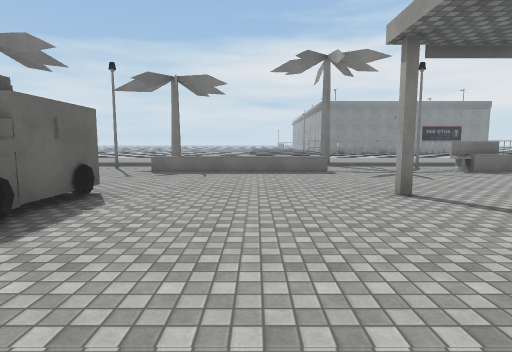
View 1 (above)

22 first-person views from a walk through a Unity game level. The camera is 1.5 m above the floor, tilts 6° down and sees 80° across. The floor is counted in squares, 2 m on a side. Each view is taken from the middle of a square. On the plan, view 1 faces up. The plan holds only what a view shows up to about 10 squares ahead; the rest is blank. The place goes on beyond the plan. The player character is not drawn. Some surface patterns are stand-ins.

View 2
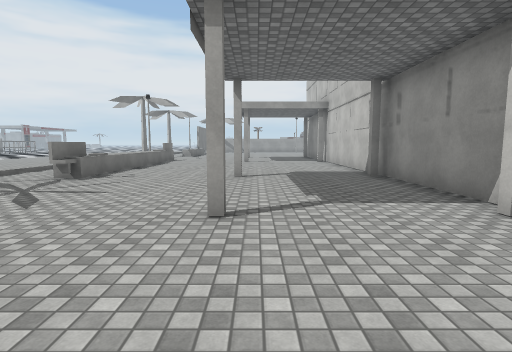

View 3
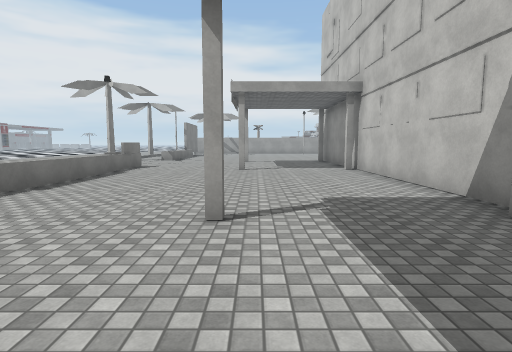

View 4
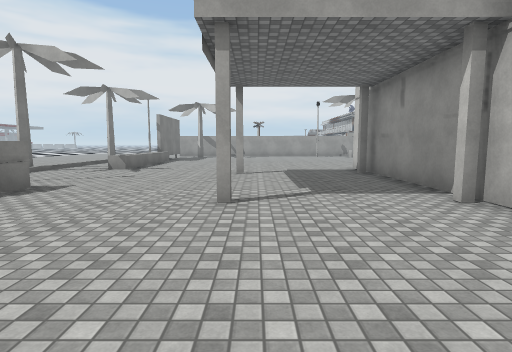

View 5
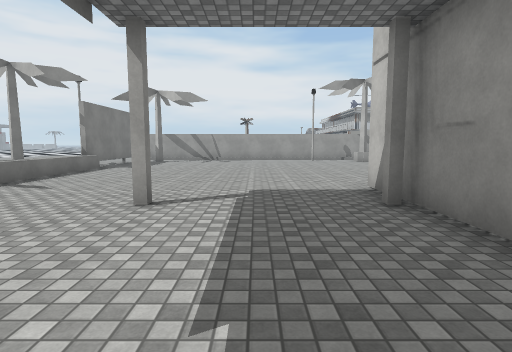

View 6
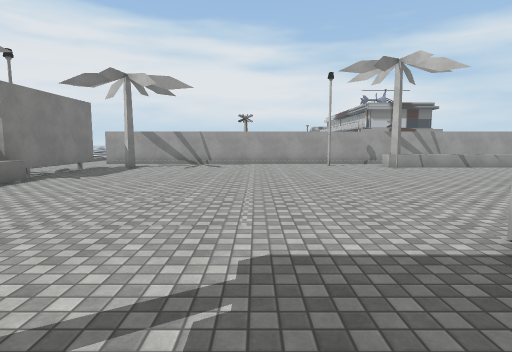

View 7
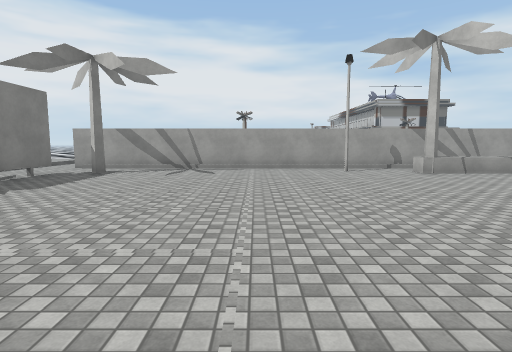

View 8
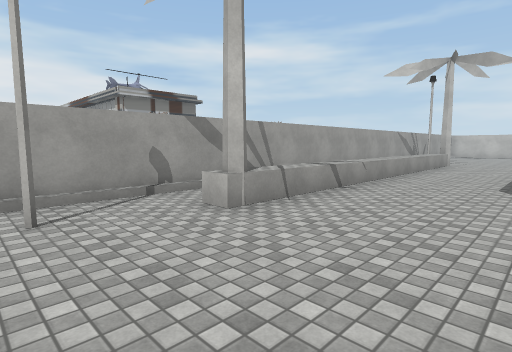

View 9
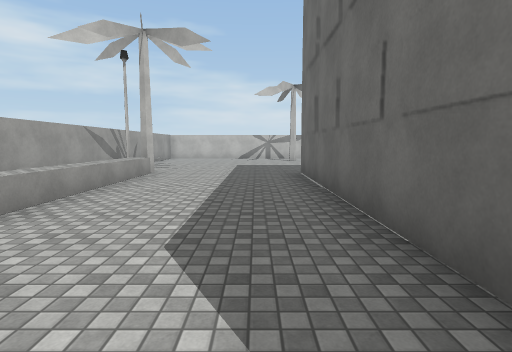

View 10
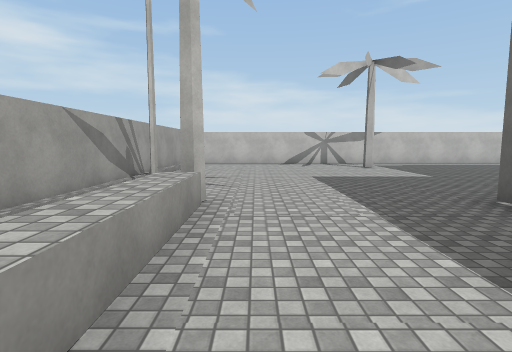

View 11
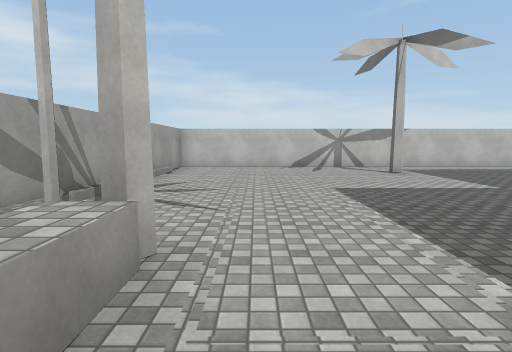

View 12
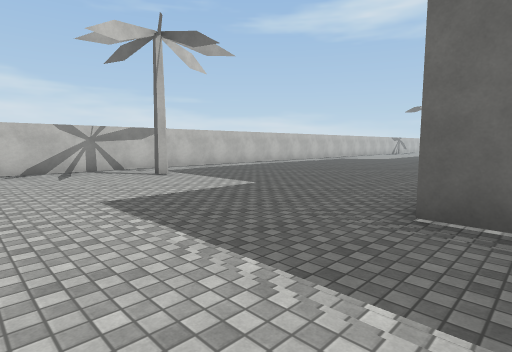

View 13
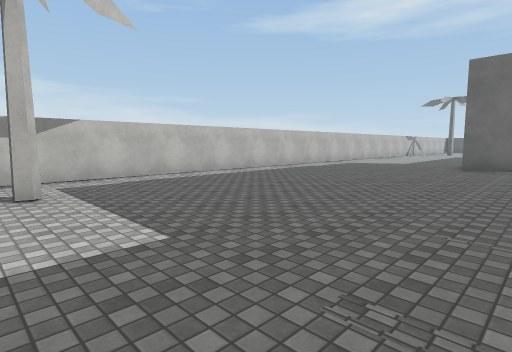

View 14
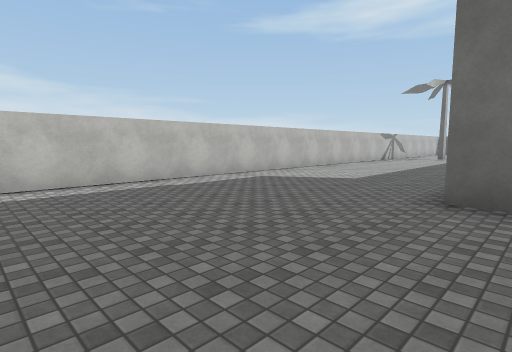

View 15
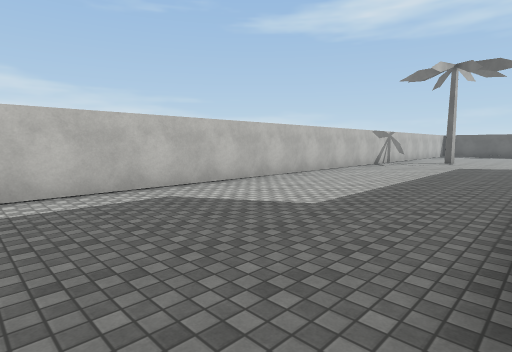

View 16
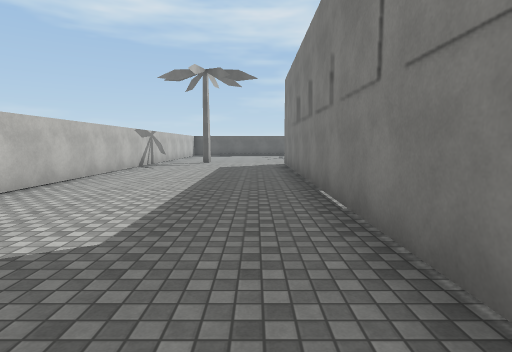

View 17
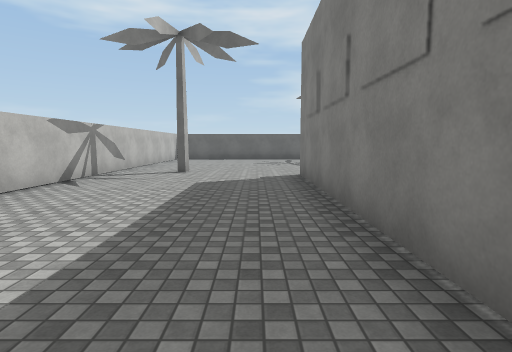

View 18
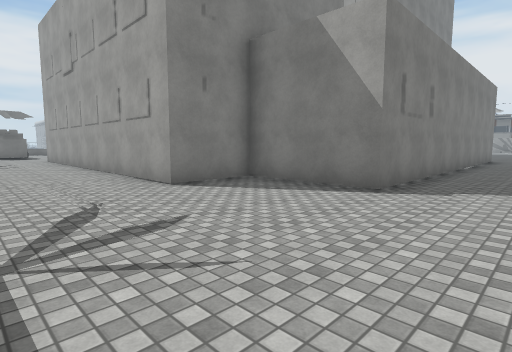

View 19
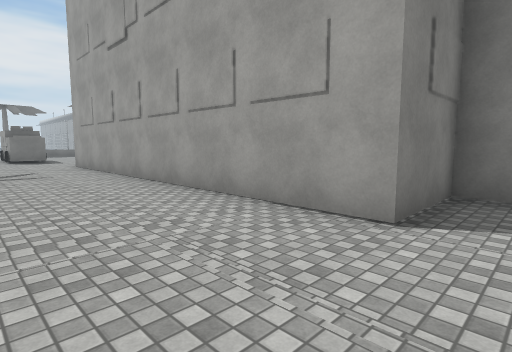

View 20
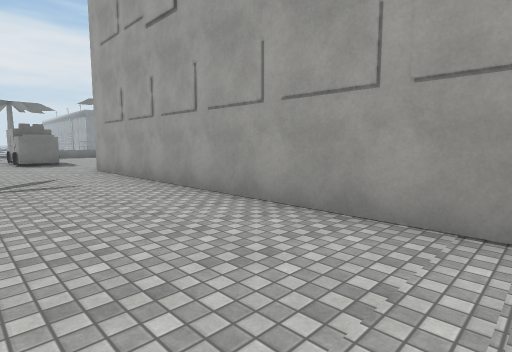

View 21
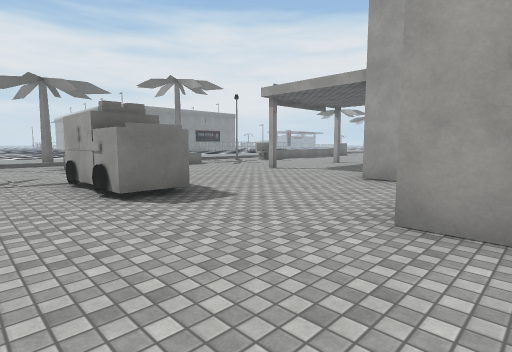

View 22
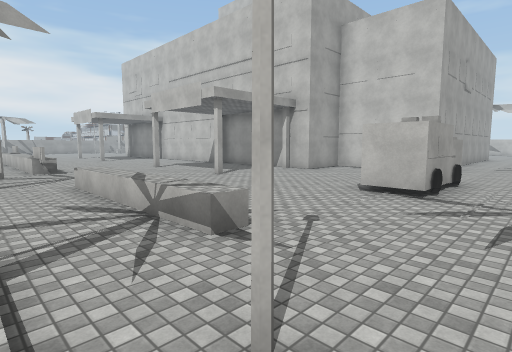

### Floor plan
Key: @ floor where view 1 was taken; # wall or solid block; . floor; / step, stairs or slope; ^ raised ledge; O other object.
Columns run from 5 left of view 1 to 27 right of it. Each row starts with its distance up from view 1.
 10 /////// /////        ///     ////
  9 .#......../..       ....    /....
  8 ...^^^^^..##^^^^^^^...^^^^^###..#
  7 ..............................#.#
  6 ................................#
  5 ................................#
  4 ..#....#...#.....#...#..........#
  3 ..#O............................#
  2 ................................#
  1 .......################.......#.#
  0 .....@.#               .........#
 -1 ...#                    ........#
 -2 ...#                       ...^.#
 -3  ..#                       ...^ #
 -4 ...#                      #...^ #
 -5 ...#                      #...^ #
 -6 ...#                      #...^ #
 -7 ...#                      #...^ #
 -8 ...#                      #...^ #
 -9 ...#                      #...^ #
-10 ...#                      #...^.#
-11 ...###                    #...#.#
-12 .....#              ............#
-13 .....#          #...............#
-14 .....############...............#
-15 ................................#
-16 ................................#
-17   ..#....................#......#
-18   ..............................#
-19   ###############################

Where each view was taken, in squares from view 1:
view 1: 0 up, 0 right, facing up
view 2: 4 up, 1 left, facing right
view 3: 4 up, 3 right, facing right
view 4: 4 up, 8 right, facing right
view 5: 3 up, 12 right, facing right
view 6: 3 up, 15 right, facing right
view 7: 3 up, 17 right, facing right
view 8: 1 up, 22 right, facing down-right
view 9: 3 down, 22 right, facing down
view 10: 7 down, 24 right, facing down
view 11: 9 down, 24 right, facing down
view 12: 10 down, 24 right, facing down-left
view 13: 12 down, 21 right, facing down-left
view 14: 13 down, 15 right, facing down-left
view 15: 14 down, 12 right, facing down-left
view 16: 15 down, 11 right, facing left
view 17: 15 down, 7 right, facing left
view 18: 16 down, 5 left, facing up-right
view 19: 12 down, 5 left, facing up-right
view 20: 10 down, 5 left, facing up-right
view 21: 2 down, 5 left, facing up-right
view 22: 10 up, 5 left, facing down-right
